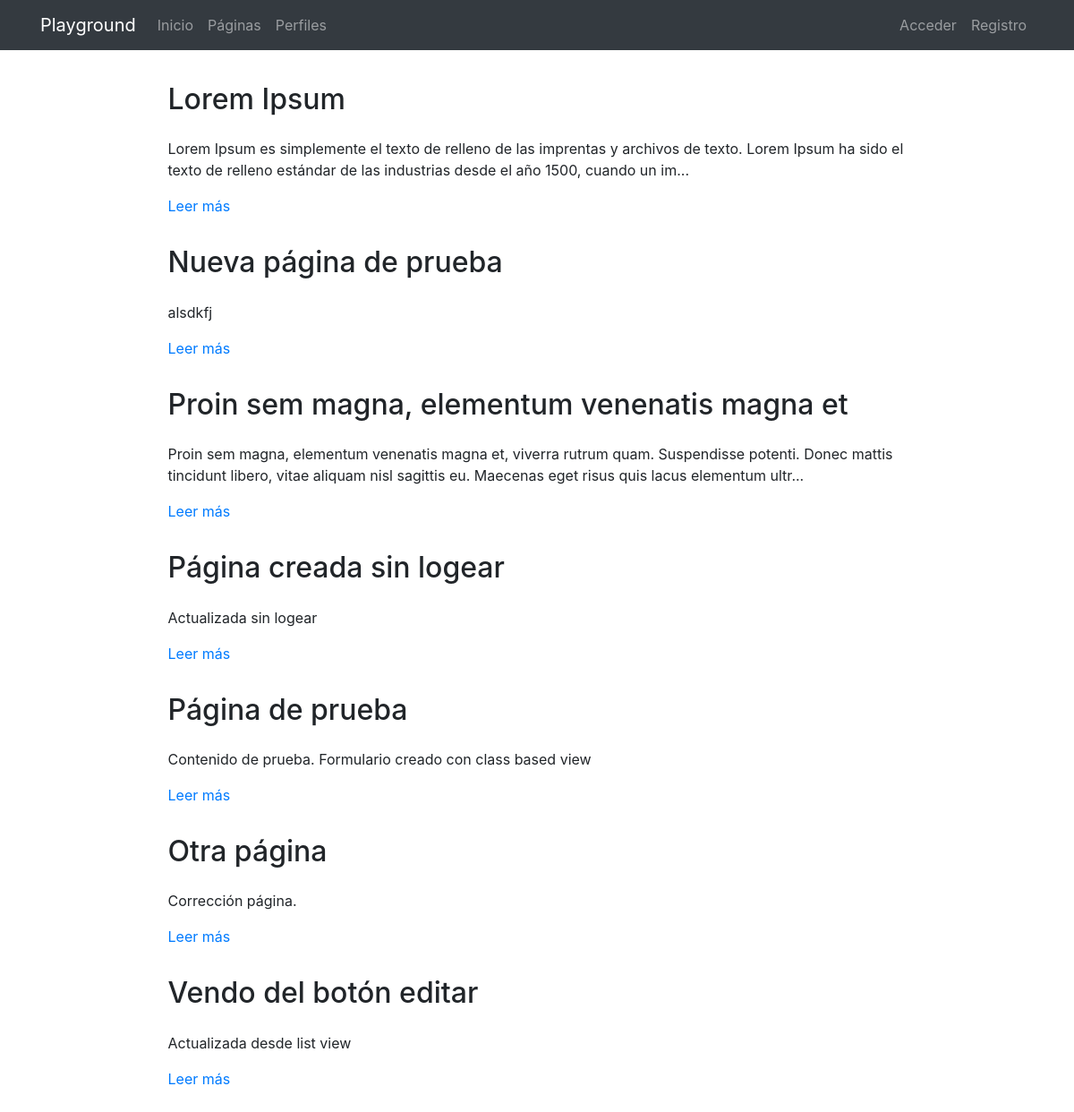
The page /pages/ on the database its author committed.
### pages/models.py (models this page shows, shortened)
class Page(models.Model):
    title = models.CharField(verbose_name="Título", max_length=200)
    content = RichTextField(verbose_name="Contenido")
    order = models.SmallIntegerField(verbose_name="Orden", default=0)
    created = models.DateTimeField(
        auto_now_add=True, verbose_name="Fecha de creación")
    updated = models.DateTimeField(
        auto_now=True, verbose_name="Fecha de edición")
    class Meta:
        verbose_name = "página"
        verbose_name_plural = "páginas"
        ordering = ['order', 'title']

### pages/views.py (the view)
# urls.py: path('', PageListView.as_view(), name='pages'),
class PageListView(ListView):
    model = Page

### pages/templates/pages/page_list.html (shortened to what this page needs)
{% extends 'core/base.html' %}
{% load static %}
{% block content %}
{% include 'pages/includes/pages_menu.html' %}
<main role="main">
  <div class="container mb-4">
    {% for page in object_list %}
      <div class="row mt-3">
        <div class="col-md-9 mx-auto">
          <h2 class="mb-4">{{page.title}}</h2>
          <div>
            <p>{{page.content|striptags|safe|truncatechars:"200"}}</p>
            <p><a href="{% url 'page:page' page.id page.title|slugify %}">Leer más</a>
            </p>
          </div>
        </div>
      </div>
    {% endfor %}
  </div>
</main>
{% endblock %}

### core/static/core/css/main.css (style rules this page uses)
main { padding-top: 20px; }
:root { --jumbotron-padding-y: 3rem; }

### rows shown on the page
Page: title "Lorem Ipsum", content "Lorem Ipsum es simplemente el texto de relleno de las imprentas y archivos de texto. Lorem Ipsum ha sido el texto de relleno estándar de las industrias desde el año 1500, cuando un im..."
Page: title "Nueva página de prueba", content "alsdkfj"
Page: title "Proin sem magna, elementum venenatis magna et", content "Proin sem magna, elementum venenatis magna et, viverra rutrum quam. Suspendisse potenti. Donec mattis tincidunt libero, vitae aliquam nisl sagittis eu. Maecenas eget risus quis lacus elementum ultr..."
Page: title "Página creada sin logear", content "Actualizada sin logear"
Page: title "Página de prueba", content "Contenido de prueba. Formulario creado con class based view"
Page: title "Otra página", content "Corrección página."
Page: title "Vendo del botón editar", content "Actualizada desde list view"
